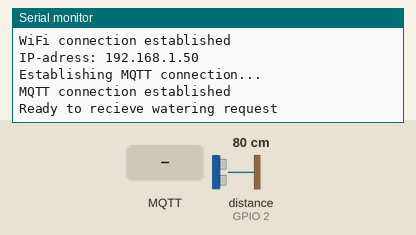
Simulated run of this sketch. Board: ESP32. Shown: the last lines printed to the serial monitor. The test bench sets the inputs (shaded band); at power-on: distance to the obstacle (sensor on GPIO 2) 80 cm. The echo pulse lasts 58.3 µs per cm; WiFi joins after 1.5 s; servers stay silent unless stated; no MQTT or app messages arrive unless stated.

Above: at 4.7 s.
4.8 s: MQTT message "101" arrives on the first subscribed topic
At 5.3 s:
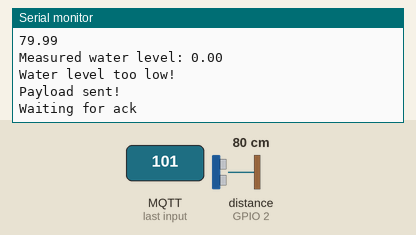
6.3 s: MQTT message "1" arrives on the first subscribed topic
At 7.3 s:
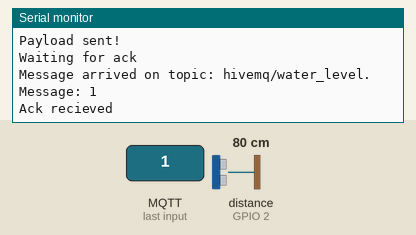
7.8 s: MQTT message "on" arrives on the first subscribed topic
At 8.4 s:
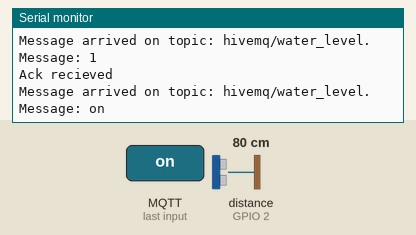
9.3 s: MQTT message "off" arrives on the first subscribed topic
At 10.5 s:
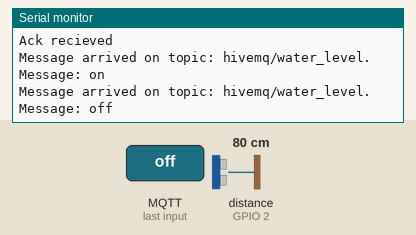
10.8 s: MQTT message "101" arrives on the second subscribed topic
At 12.0 s:
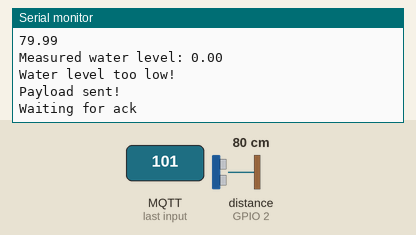
12.3 s: MQTT message "on" arrives on the second subscribed topic
At 13.1 s:
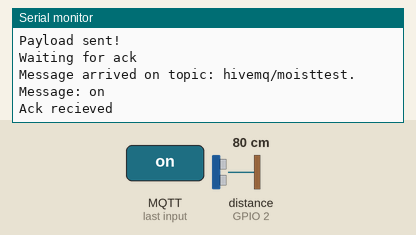

The sketch:

Pumpemodul_mk3.ino
```cpp
#include <WiFi.h>
#include <PubSubClient.h>

/****************************************
 * Definer konstanter                   *
 ****************************************/
//const char* ssid = "HENRIK-NETT"; const char* password = "84451F&r"; //Henrik nett
const char* ssid = "ASUS"; const char* password = "huleboer"; //Christoffer nett
//const char* ssid = "Christoffer's iPhone"; const char* password = "keiserKuzco";
const char* mqtt_server = "broker.hivemq.com";
const char* clientID = "WaterManagementClient";
const char* compareTopic = "hivemq/water_level";
RTC_DATA_ATTR int bootCount = 0; //Holder styr på antall boots
bool Ack = false; //Kvittering for evt retransmissjon
unsigned long now;
unsigned long refTime;
long duration; //Tiden lydbølgene bruker på å reflektere og returnere av nærmeste gjenstand
float waterlevel; //Avstand fra utralydsensor til vannoverflaten
char i;
const int waterlevelThreshold = 15; //Minste vannivå for når det er akseptabelt å kjøre en vanningssyklus (i %)
const int bottomDist = 27;

/****************************************
 * Verdier som skal sendes over MQTT    *
 ****************************************/
RTC_DATA_ATTR float avgWaterlevel; //Gjennomsnittet av målingene innenfor et tidsintervall

/****************************************
 * Pins                                 *
 ****************************************/
const int trigger = 15;
const int echo = 2;
#define RXp2 16 //RX2 port for UART kommunikasjon
#define TXp2 17 //TX2 port for UART kommunikasjon

//konfigurerer MQTT
WiFiClient espClient;
PubSubClient client(espClient);

/****************************************
 * TILLEGGSFUNKSJONER                   *
 ****************************************/

// Funksjon som kobler til internett
void connectWiFi() {
  Serial.print("Attempting WiFi connection");
  WiFi.begin(ssid, password);

  //Venter på tilkobling til WiFi
  int retries = 0;
  while(WiFi.status() != WL_CONNECTED) {
    retries++;
    Serial.print(".");
    if(retries == 60){
      Serial.println("Returning to DEEPSLEEP");
      Serial.flush();
      esp_deep_sleep_start(); //gir opp etter 30 sekunder og går tilbake til sleep
    }
    delay(500);
  }

  Serial.println("");
  Serial.println("WiFi connection established");
  Serial.print("IP-adress: ");
  Serial.println(WiFi.localIP());
}

//egendefinert funksjon som kobler til MQTT
void reconnectMQTT() {
  //kjører om igjen til tilkoblingen er etablert
  int retries = 0;
  while(!client.connected()) {
    retries++;
    Serial.println("Establishing MQTT connection...");
    //Prøver å koble til med et definert klient-navn
    if(client.connect(clientID)) {
      Serial.println("MQTT connection established");
      client.subscribe("hivemq/water_level"); //Subscriber til topic
      client.subscribe("hivemq/moisttest"); //Fuktighetsmålinger fra fuktighetssensor 1
    }
    else {
      Serial.print("Failed, rc=");
      Serial.print(client.state()); //printer verdi som forteller hvorfor tilkoblingen mislykkes, for debugging
      Serial.println(" trying again in 5 secons");
      //vent 5 sekunder
      delay(5000);
    }
    if(retries == 6) { //gir opp etter 30 sekunder
      Serial.println("Returning to DEEPSLEEP");
      Serial.flush();
      esp_deep_sleep_start(); //gir opp etter 30 sekunder
    }
  }
}//reconnect MQTT slutt

//Callback funksjon som håndterer mottakelse av meldinger over MQTT
void callback(char* topic, byte* message, unsigned int length) {
  // Når ESPen mottar en string via en topic
  Serial.print("Message arrived on topic: ");
  Serial.print(topic);
  Serial.print(". Message: ");
  String messageTemp;

  for (int i = 0; i < length; i++) {
    Serial.print((char)message[i]);
    messageTemp += (char)message[i];
  }
  Serial.println();

  Ack = true;

/****************************************
* Vanning av planter                    *
****************************************/
  if(messageTemp == "101"){ //Få ekte verdi som skal publiseres fra Erik!

    //Måler vannstanden
    watelevelMeasurement();

    if(avgWaterlevel < waterlevelThreshold){ //For lavt nivå i tanken
      Serial.println("Water level too low!");
      sendMQTTmessage(avgWaterlevel);
    }
    else if(avgWaterlevel >= waterlevelThreshold){ //Høyt nok nivå i tanken
      Serial.println("Acceptable water level. Starting pump...");
      Serial2.println("1"); //Slår på pumpa
      delay(3000); //Pumpa står på i 5 sek
      Serial2.println("0"); //Slår av pumpa
      delay(2000); //Venter på at vannet i tenken skal roe seg

      watelevelMeasurement();

      sendMQTTmessage(avgWaterlevel);
    }
  }
}

//Funksjonen forsikrer seg om at meldingen har kommet trygt frem ved hjelp av kvittering og retransmissjonsklokke (og retransmissjon ved utløpt klokketid)
//int retransWindiw tilsvarer lengden på retransmisjonsklokka i ms
void retransmission(int retransWindow){
  Serial.println("Waiting for ack");
  refTime = millis();

  //Så lenge det ikke har blitt mottatt en kvittering (se callback() for hvordan ack funker)
  while(Ack != true){
    now = millis();
    //Hvis retransmisjonsklokka (retransWindow) har utløpt
    if((now - refTime) > retransWindow){
      Serial.print("No ack recieved within "); Serial.print(retransWindow);
      Serial.println(" ms. Attempting retransmission...");

      //Retransmissjon
      sendMQTTmessage(avgWaterlevel);

      refTime = millis();
    }

    //Holder clienten oppdatert for å kunne detektere innkommende meldinger
    //callback() tar hånd om behandling av inkommende meldinger og definering av ack
    if(!client.connected()) {
      reconnectMQTT();
    }
    client.loop();
  }
  Serial.println("Ack recieved");
  Ack = false;
}

//Funksjon som sender verdiene over MQTT
void sendMQTTmessage(int message) {
  Ack = false;
  if (!client.connected()) { //looper hvis MQTT ikke er tilkoblet
    reconnectMQTT();
  }

  char tempString[10]; //char som inneholder data
  dtostrf(message, 1, 0, tempString); //gjør om fra float til string, og beholder 0 desimaler
  //Serial.print("Current water level: ");
  //Serial.println(tempString);
  client.publish("hivemq/water_level", tempString); //sender over MQTT til Node-RED på topic "hivemq/temperature"
  Serial.println("Payload sent!");
  Serial.println("");

  retransmission(5000);
}

//Tar 10 målinger av vannstanden og returnerer gjennomsnittet
int watelevelMeasurement(){
  float tempSum = 0; //Midlertidig variabel for å regne gjennomsnittet av målingene

  for(int i=0;i<10;i++){
    digitalWrite(trigger, LOW);
    delay(2);

    digitalWrite(trigger, HIGH);
    delayMicroseconds(10);
    digitalWrite(trigger, LOW);

    duration = pulseIn(echo, HIGH); //i mikrosekunder

    waterlevel = duration * 0.0343 / 2; //tid * lydens hastighet i luft / 2 (for å kun finne avstanden til refleksjonsflaten)
    Serial.println(waterlevel);
    tempSum += waterlevel;

    //Enda et steg for å finne vannstand. Denne kan kun settes opp etter at oppsettet er på plass, og sensorens høyde over bunnen er kjent
  }
  avgWaterlevel = ((27 - tempSum/10)/bottomDist)*100; //26cm mellom sensor og bunn av vanntank
  if(avgWaterlevel < 0){
    avgWaterlevel = 0;
  }
  Serial.print("Measured water level: "); Serial.println(avgWaterlevel);
  return avgWaterlevel;
}

/****************************************
 * Hovedfuksjoner                       *
 ****************************************/

void setup() {
  Serial.begin(115200);
  delay(1000);
  Serial2.begin(9600, SERIAL_8N1, RXp2, TXp2); //UART kommunikasjon til arduino Uno
  delay(1000); //tar tid å åpne serial, for debugformål
  pinMode(echo, INPUT);
  pinMode(trigger, OUTPUT);

  //Kobler til internett
  connectWiFi();

  //setter verdier for tilkobling til MQTT
  client.setServer(mqtt_server, 1883);
  client.setCallback(callback);

  reconnectMQTT();

  Serial.println("Ready to recieve watering request");
}

// Holder ESP-en tilkoplet MQTT-brokeren, og dermed mottakelig for transmisjoner
void loop(){
  if(!client.connected()) {
    reconnectMQTT();
  }
  client.loop();
}
```

Measured:
- after the input at 4.8 s, the serial monitor: prints a new line at once (image 1)
- after the input at 6.3 s, the serial monitor: prints a new line at once (image 2)
- after the input at 7.8 s, the serial monitor: prints a new line at once (image 3)
- after the input at 9.3 s, the serial monitor: prints a new line at once (image 4)
- after the input at 10.8 s, the serial monitor: prints a new line at once (image 5)
- after the input at 12.3 s, the serial monitor: prints a new line at once (image 6)
